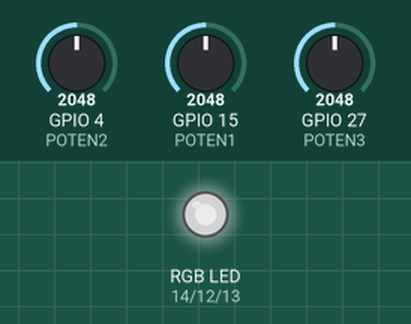
Simulated run of this sketch. Board: ESP32. On the bench: an RGB LED mixed from three pins (HIGH = lit). The inputs (shaded band) are chosen by the test bench; at power-on: GPIO 4 (POTEN2) = 2048, GPIO 15 (POTEN1) = 2048, GPIO 27 (POTEN3) = 2048. Dim RGB values are drawn brighter than linear.

Above: at 1.2 s.
1.3 s: GPIO 4 (POTEN2) set to 2866
At 2.5 s:
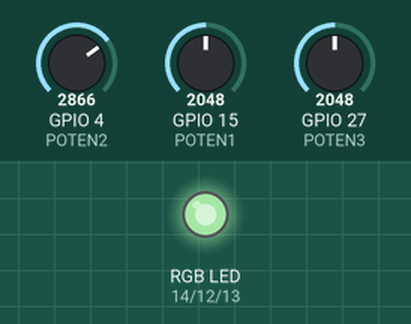
2.8 s: GPIO 15 (POTEN1) set to 2866
At 3.8 s:
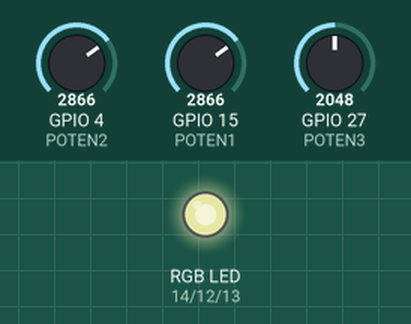
4.3 s: GPIO 27 (POTEN3) set to 2866
At 4.9 s:
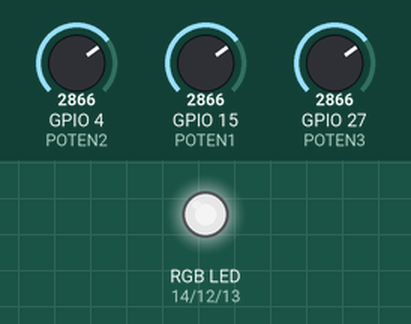
5.8 s: GPIO 4 (POTEN2) set to 3603
At 6.1 s:
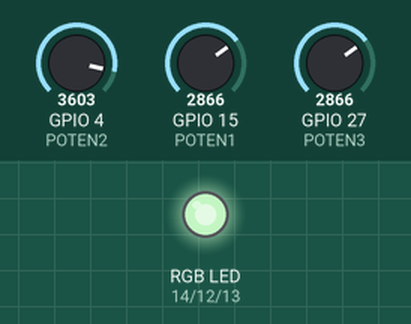
7.3 s: GPIO 15 (POTEN1) set to 3603
At 8.4 s:
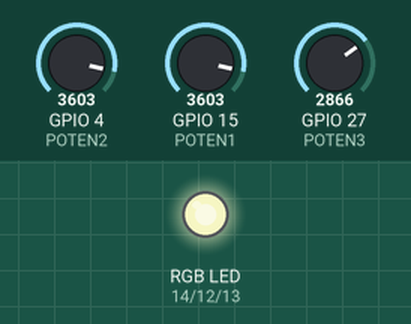
8.8 s: GPIO 27 (POTEN3) set to 3603
At 9.5 s:
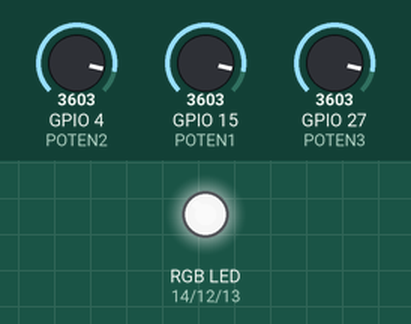
Timing chart, 0 to 11.3 s (numbered marks = the images above; inputs shaded):
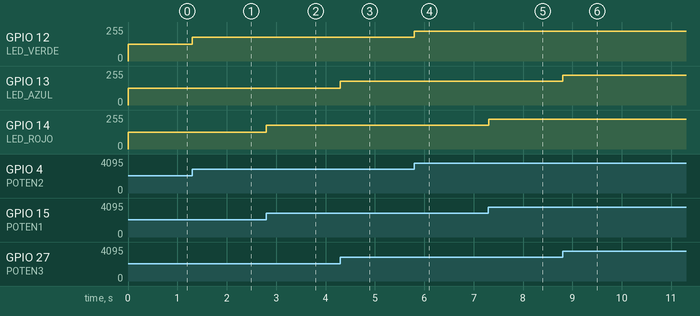

The sketch:

13_potenciometro_Leds.ino
```cpp
#define LED_ROJO 14
#define LED_VERDE 12
#define LED_AZUL 13
#define POTEN1 15
#define POTEN2 4
#define POTEN3 27

int potValue1 = 0;
int potValue2 = 0;
int potValue3 = 0;

void setup() {
  pinMode(LED_ROJO, OUTPUT);
  pinMode(LED_VERDE, OUTPUT);
  pinMode(LED_AZUL, OUTPUT);
  //potenciometros
  pinMode(POTEN1, INPUT);
  pinMode(POTEN2, INPUT);
  pinMode(POTEN3, INPUT);
}

void loop() {
  //0-4096
  potValue1=analogRead(POTEN1);
  potValue2=analogRead(POTEN2);
  potValue3=analogRead(POTEN3);

  int r = 0;
  int g = 0;
  int b = 0;

  r = map(potValue1,0,4096,0,255);
  g = map(potValue2,0,4096,0,255);
  b = map(potValue3,0,4096,0,255);

  analogWrite(LED_ROJO, r);
  analogWrite(LED_VERDE, g);
  analogWrite(LED_AZUL, b);

}
```

Measured:
- after the input at 1.3 s, GPIO 12 (LED_VERDE): 127/255 → 178/255 at once
- after the input at 2.8 s, GPIO 14 (LED_ROJO): 127/255 → 178/255 at once
- after the input at 4.3 s, GPIO 13 (LED_AZUL): 127/255 → 178/255 at once
- after the input at 5.8 s, GPIO 12 (LED_VERDE): 178/255 → 224/255 at once
- after the input at 7.3 s, GPIO 14 (LED_ROJO): 178/255 → 224/255 at once
- after the input at 8.8 s, GPIO 13 (LED_AZUL): 178/255 → 224/255 at once
